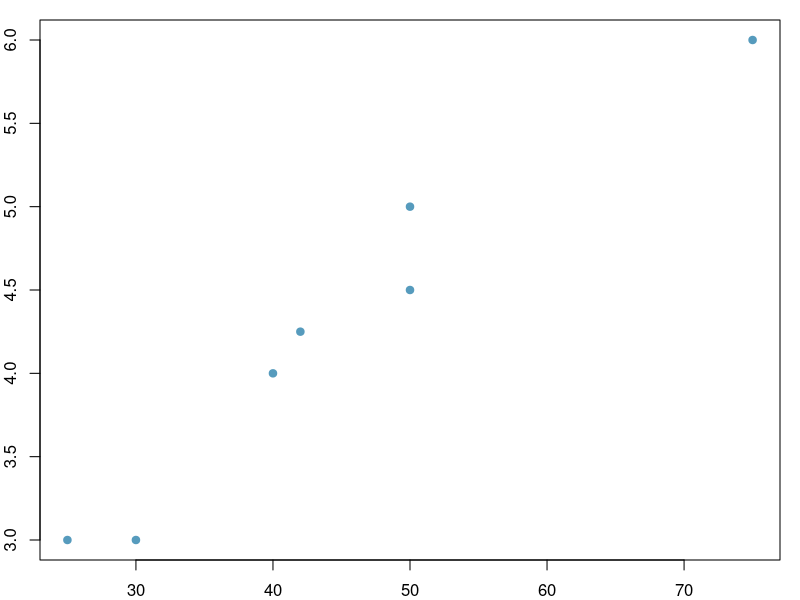

Here is the R script that generated this plot:
setwd("~/Desktop/Teaching/Sta 101 - F12/Learning objectives/Unit 6/figures")

pdf("no_labels.pdf", height = 3, width = 5)
par(mar=c(2,2,1,1))
x = c(25, 30, 40, 42, 50, 50, 75)
y = c(3, 3, 4, 4.25, 4.5, 5,6)
plot(y~x, pch = 19, col = "#569BBD", xlab = "", ylab = "")
dev.off()